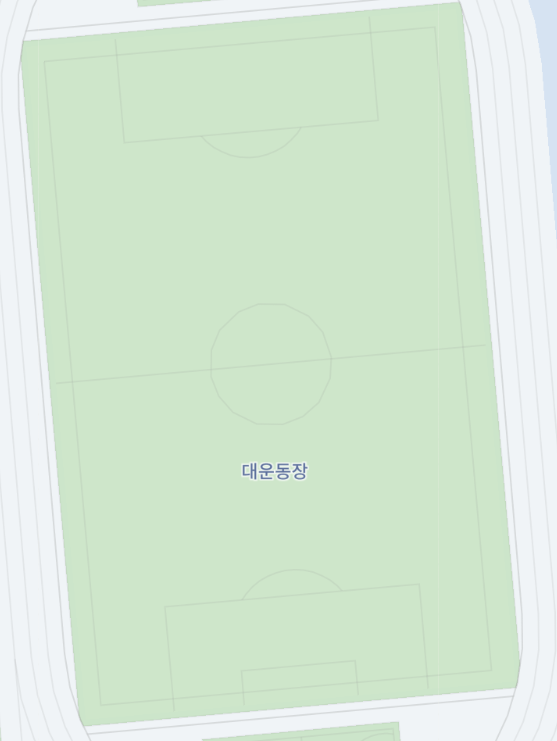
#> input picture map.jpg, 557 x 741 px
$ python GA_sevral_points.py
#> lines starting #> are read from the running program, lines starting #| are printed output that depends on the picture; after the words box and inside, x2 and y2 are one past the last pixel; in counts of white or black regions, pixels touching at a corner belong together; long printed decimals are rounded
import math, random
import cv2
import time

class City:
    def __init__(self, x=None, y=None):
        self.x = None
        self.y = None
        if x is not None:
            self.x = x
        else:
            self.x = int(random.random() * 200)
        if y is not None:
            self.y = y
        else:
            self.y = int(random.random() * 200)

    def getX(self):
        return self.x

    def getY(self):
        return self.y

    def distanceTo(self, city):
        xDistance = abs(self.getX() - city.getX())
        yDistance = abs(self.getY() - city.getY())
        distance = math.sqrt((xDistance * xDistance) + (yDistance * yDistance))
        return distance

    def __repr__(self):
        return str(self.getX()) + ", " + str(self.getY())


class TourManager:
    destinationCities = []

    def addCity(self, city):
        self.destinationCities.append(city)

    def getCity(self, index):
        return self.destinationCities[index]

    def numberOfCities(self):
        return len(self.destinationCities)


class Tour:
    def __init__(self, tourmanager, tour=None):
        self.tourmanager = tourmanager
        self.tour = []
        self.fitness = 0.0
        self.distance = 0
        if tour is not None:
            self.tour = tour
        else:
            for i in range(0, self.tourmanager.numberOfCities()):
                self.tour.append(None)

    def __len__(self):
        return len(self.tour)

    def __getitem__(self, index):
        return self.tour[index]

    def __setitem__(self, key, value):
        self.tour[key] = value

    def __repr__(self):
        geneString = 'Start -> '
        for i in range(0, self.tourSize()):
            geneString += str(self.getCity(i)) + ' -> '
        geneString += 'End'
        return geneString

    def generateIndividual(self):
        for cityIndex in range(0, self.tourmanager.numberOfCities()):
            self.setCity(cityIndex, self.tourmanager.getCity(cityIndex))
        random.shuffle(self.tour)

    def getCity(self, tourPosition):
        return self.tour[tourPosition]

    def setCity(self, tourPosition, city):
        self.tour[tourPosition] = city
        self.fitness = 0.0
        self.distance = 0

    def getFitness(self):
        if self.fitness == 0:
            self.fitness = 1 / float(self.getDistance())
        return self.fitness

    def getDistance(self):
        if self.distance == 0:
            tourDistance = 0
            for cityIndex in range(0, self.tourSize()):
                fromCity = self.getCity(cityIndex)
                destinationCity = None
                if cityIndex + 1 < self.tourSize():
                    destinationCity = self.getCity(cityIndex + 1)
                else:
                    destinationCity = self.getCity(0)
                tourDistance += fromCity.distanceTo(destinationCity)
            self.distance = tourDistance
        return self.distance

    def tourSize(self):
        return len(self.tour)

    def containsCity(self, city):
        return city in self.tour


class Population:
    def __init__(self, tourmanager, populationSize, initialise):
        self.tours = []
        for i in range(0, populationSize):
            self.tours.append(None)

        if initialise:
            for i in range(0, populationSize):
                newTour = Tour(tourmanager)
                newTour.generateIndividual()
                self.saveTour(i, newTour)

    def __setitem__(self, key, value):
        self.tours[key] = value

    def __getitem__(self, index):
        return self.tours[index]

    def saveTour(self, index, tour):
        self.tours[index] = tour

    def getTour(self, index):
        return self.tours[index]

    def getFittest(self):
        fittest = self.tours[0]
        for i in range(0, self.populationSize()):
            if fittest.getFitness() <= self.getTour(i).getFitness():
                fittest = self.getTour(i)
        return fittest

    def populationSize(self):
        return len(self.tours)


class GA:
    def __init__(self, tourmanager, mutationRate=0.05, tournamentSize=5, elitism=True):
        self.tourmanager = tourmanager
        self.mutationRate = mutationRate
        self.tournamentSize = tournamentSize
        self.elitism = elitism

    def evolvePopulation(self, pop):
        newPopulation = Population(self.tourmanager, pop.populationSize(), False)
        elitismOffset = 0
        if self.elitism:
            newPopulation.saveTour(0, pop.getFittest())
            elitismOffset = 1

        for i in range(elitismOffset, newPopulation.populationSize()):
            parent1 = self.tournamentSelection(pop)
            parent2 = self.tournamentSelection(pop)
            child = self.crossover(parent1, parent2)
            newPopulation.saveTour(i, child)

        for i in range(elitismOffset, newPopulation.populationSize()):
            self.mutate(newPopulation.getTour(i))

        return newPopulation

    def crossover(self, parent1, parent2):
        child = Tour(self.tourmanager)

        startPos = int(random.random() * parent1.tourSize())
        endPos = int(random.random() * parent1.tourSize())

        for i in range(0, child.tourSize()):
            if startPos < endPos and i > startPos and i < endPos:
                child.setCity(i, parent1.getCity(i))
            elif startPos > endPos:
                if not (i < startPos and i > endPos):
                    child.setCity(i, parent1.getCity(i))

        for i in range(0, parent2.tourSize()):
            if not child.containsCity(parent2.getCity(i)):
                for ii in range(0, child.tourSize()):
                    if child.getCity(ii) == None:
                        child.setCity(ii, parent2.getCity(i))
                        break

        return child

    def mutate(self, tour):
        for tourPos1 in range(0, tour.tourSize()):
            if random.random() < self.mutationRate:
                tourPos2 = int(tour.tourSize() * random.random())

                city1 = tour.getCity(tourPos1)
                city2 = tour.getCity(tourPos2)

                tour.setCity(tourPos2, city1)
                tour.setCity(tourPos1, city2)

    def tournamentSelection(self, pop):
        tournament = Population(self.tourmanager, self.tournamentSize, False)
        for i in range(0, self.tournamentSize):
            randomId = int(random.random() * pop.populationSize())
            tournament.saveTour(i, pop.getTour(randomId))
        fittest = tournament.getFittest()
        return fittest


if __name__ == '__main__':
    n_cities = 30
    population_size = 60
    n_generations = 200

    random.seed(time.time()*100)

    # Load the map
    map_original = cv2.imread('map.jpg')
#> map_original is the input picture: shape (741, 557, 3); mean B, G, R 212.8, 232.6, 213.7

    # Setup cities and tour
    tourmanager = TourManager()

    for i in range(n_cities):
        x = random.randint(50, 1100)
        y = random.randint(50, 760)

        tourmanager.addCity(City(x=x, y=y))
        cv2.circle(map_original, center=(x, y), radius=10, color=(0, 0, 255), thickness=-1, lineType=cv2.LINE_AA)
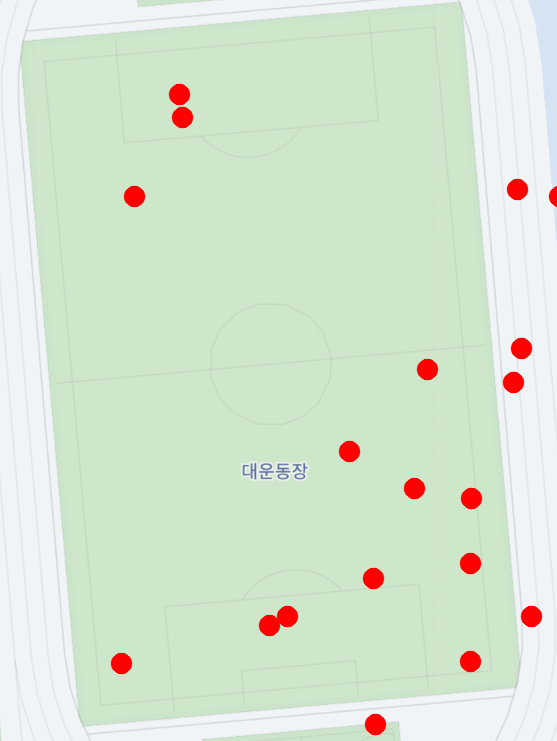
#> map_original: shape (741, 557, 3); 1.81% of pixels changed, all inside (x1, y1, x2, y2) = (110, 83, 557, 736)

    cv2.imshow('map', map_original)
    cv2.waitKey(0)

    # Initialize population
    pop = Population(tourmanager, populationSize=population_size, initialise=True)
    print("Initial distance: " + str(pop.getFittest().getDistance()))
#| Initial distance: 9706.911

    # Evolve population
    ga = GA(tourmanager)

    for i in range(n_generations):
        pop = ga.evolvePopulation(pop)

        fittest = pop.getFittest()

        map_result = map_original.copy()

        for j in range(1, n_cities):
            cv2.line(
                map_result,
                pt1=(fittest[j - 1].x, fittest[j - 1].y),
                pt2=(fittest[j].x, fittest[j].y),
                color=(255, 0, 0),
                thickness=3,
                lineType=cv2.LINE_AA
            )
            if j == n_cities-1:
                cv2.line(
                    map_result,
                    pt1=(fittest[j].x, fittest[j].y),
                    pt2=(fittest[0].x, fittest[0].y),
                    color=(255, 0, 0),
                    thickness=3,
                    lineType=cv2.LINE_AA
                )

        cv2.putText(map_result, org=(10, 25), text='Generation: %d' % (i + 1), fontFace=cv2.FONT_HERSHEY_SIMPLEX,
                    fontScale=1, color=0, thickness=2, lineType=cv2.LINE_AA)
        cv2.putText(map_result, org=(10, 60), text='Cost : %.2f' % fittest.getDistance(),
                    fontFace=cv2.FONT_HERSHEY_SIMPLEX, fontScale=1, color=0, thickness=2, lineType=cv2.LINE_AA)
        cv2.imshow('map', map_result)
        if cv2.waitKey(100) == ord('q'):
            break
#> this loop made 1 pass; (key q is pressed on pass 1)
#> pass 1, `cv2.imshow('map', map_result)`:
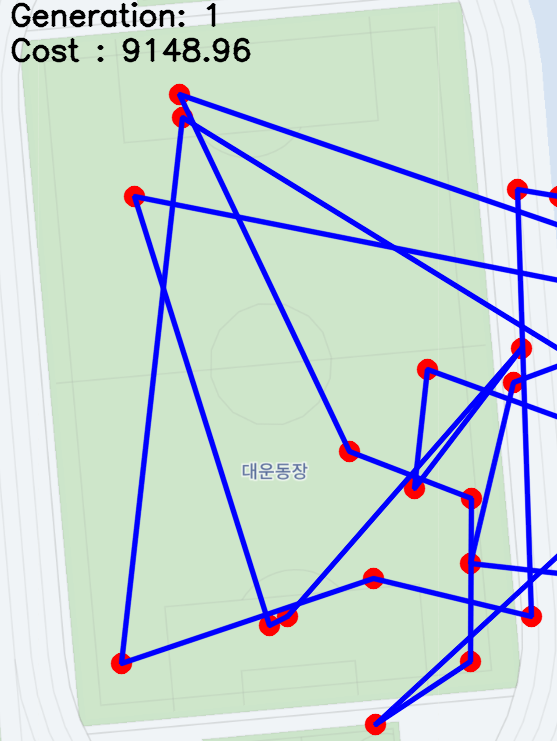
#> window 'map': shape (741, 557, 3); mean B, G, R 211.7, 213, 198.4

    # Print final results
    print("Finished")
    print("Final distance: " + str(pop.getFittest().getDistance()))
#| Final distance: 9148.962
    print("Solution:")
    print(pop.getFittest())
#> (printed output is left out)

    cv2.waitKey(0)
